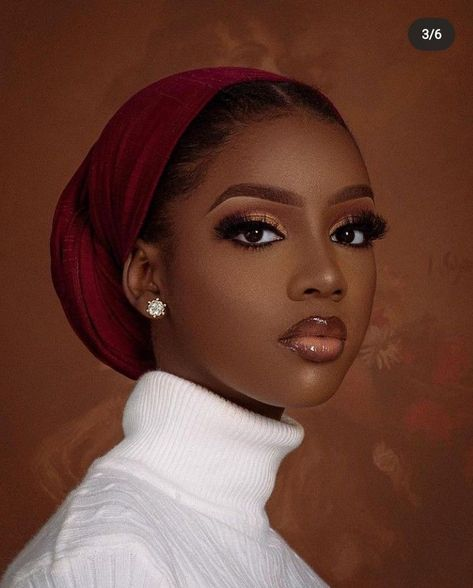
#> input picture cv_demo/demo.jpg, 473 x 588 px
$ python pic.py
#> lines starting #> are read from the running program, lines starting #| are printed output that depends on the picture; after the words box and inside, x2 and y2 are one past the last pixel; in counts of white or black regions, pixels touching at a corner belong together
import cv2

face_haar_cascade = cv2.CascadeClassifier("haarcascade_frontalface_default.xml")
image = cv2.imread('demo.jpg')
#> image is the input picture: shape (588, 473, 3); mean B, G, R 53.8, 65.5, 104.6
gray = cv2.cvtColor(image, cv2.COLOR_BGR2GRAY)  # This is the colours in BGR and the weight
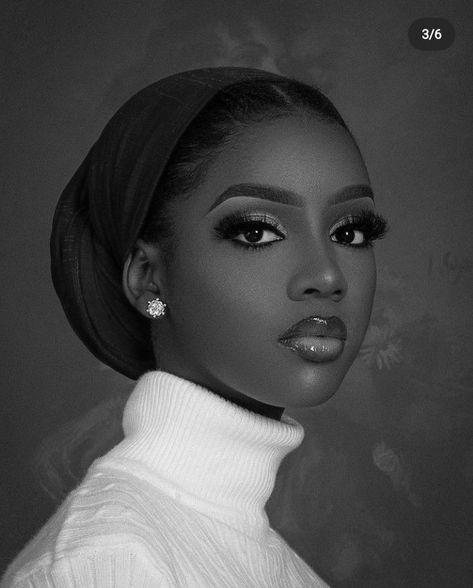
#> gray: shape (588, 473); min 0, max 255, mean 75.8
# cv2.imshow("Gray", gray)
# cv2.waitKey()
# Classifier is a classification to tell the front of a human face. it detects
# the face. Cv is used to load the classifier

faces = face_haar_cascade.detectMultiScale(gray, 1.1, 4) # This is our classifier, it detects the faces
#> faces = [[175, 123, 271, 271]]

for (x, y, w, h) in faces:
    cv2.rectangle(image, (x, y), (x+w, y+h),(0,255,0), 5)
#> this loop made 1 pass
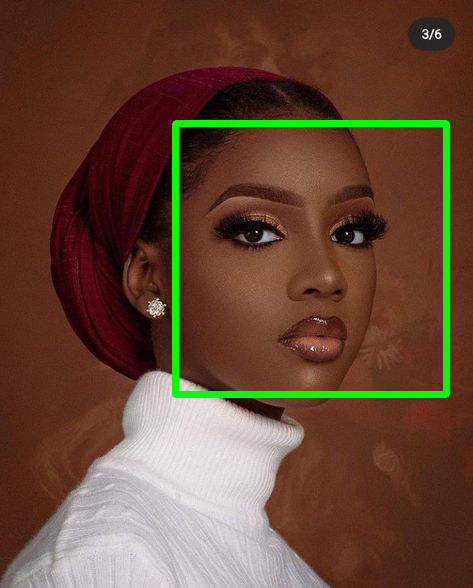
#> image: shape (588, 473, 3); 2.72% of pixels changed, all inside (x1, y1, x2, y2) = (172, 120, 450, 398)

cv2.imshow("Faces", image)
cv2.waitKey()
